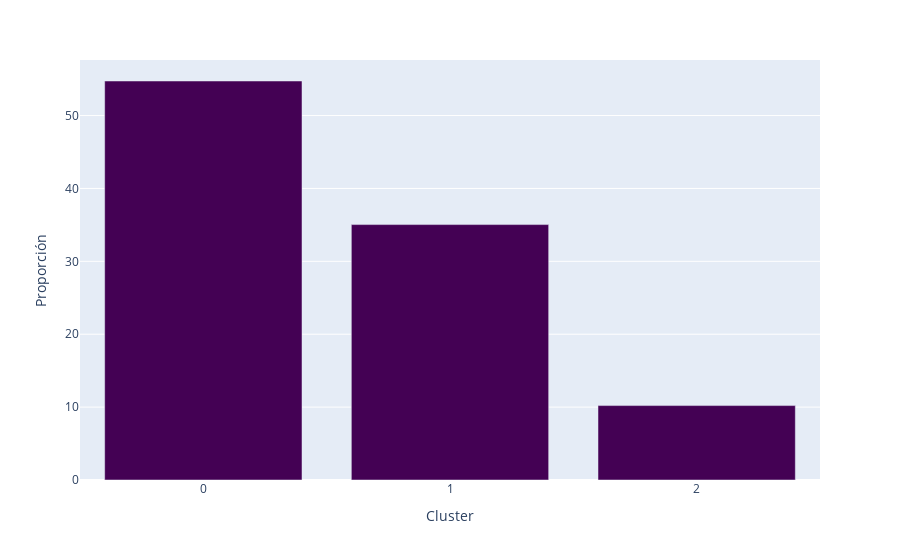

The cell this chart's notebook holds for it:
### Code cell
#Gráfico de proporciones por cluster
px.bar(datos_cl,x='cluster',y='prop',
      labels=dict(prop='Proporción',
                  cluster='Cluster'),
      color_discrete_sequence=['#440154'])

### Figure 1 — Plotly figure (JSON) as saved in the notebook; plotly's stock layout.template omitted (floating-point values rounded to 4 significant figures)
{"data": [{"alignmentgroup": "True", "hovertemplate": "Cluster=%{x}<br>Proporción=%{y}<extra></extra>", "legendgroup": "", "marker": {"color": "#440154", "pattern": {"shape": ""}}, "name": "", "offsetgroup": "", "orientation": "v", "showlegend": false, "textposition": "auto", "type": "bar", "x": ["0", "1", "2"], "xaxis": "x", "y": [54.74, 35.04, 10.21], "yaxis": "y"}], "layout": {"autosize": true, "barmode": "relative", "legend": {"tracegroupgap": 0}, "margin": {"t": 60}, "xaxis": {"anchor": "y", "autorange": true, "domain": [0, 1], "range": [-0.5, 2.5], "title": {"text": "Cluster"}, "type": "category"}, "yaxis": {"anchor": "x", "autorange": true, "domain": [0, 1], "range": [0, 57.62], "title": {"text": "Proporción"}, "type": "linear"}}}
